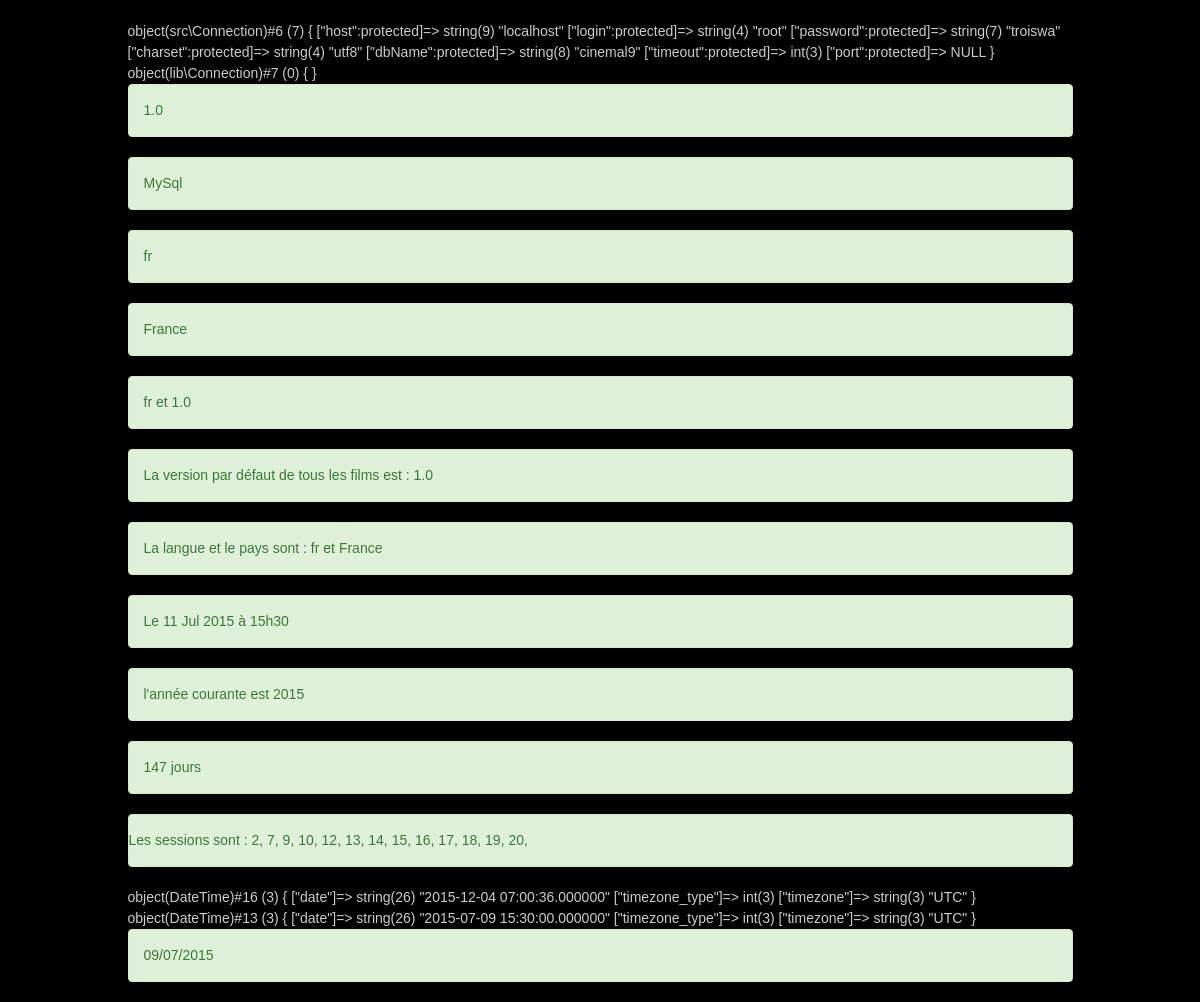
Page /appNext.php on the committed database.
### tables this page shows
CREATE TABLE `sessions` (
  `id` int(11) NOT NULL AUTO_INCREMENT,
  `movies_id` int(11) DEFAULT NULL,
  `cinema_id` int(11) DEFAULT NULL,
  `date_session` datetime DEFAULT NULL,
  `created_at` datetime DEFAULT NULL,
  `updated_at` datetime DEFAULT NULL,
  PRIMARY KEY (`id`),
  KEY `movies_id` (`movies_id`),
  KEY `movies_id_2` (`movies_id`),
  KEY `cinema_id` (`cinema_id`),
  KEY `movies_id_3` (`movies_id`,`cinema_id`),
  CONSTRAINT `sessions_ibfk_1` FOREIGN KEY (`movies_id`) REFERENCES `movies` (`id`) ON DELETE CASCADE ON UPDATE CASCADE,
  CONSTRAINT `sessions_ibfk_2` FOREIGN KEY (`cinema_id`) REFERENCES `cinema` (`id`) ON DELETE CASCADE ON UPDATE CASCADE
);

### src/Session.php (called while the page is built, shortened)
<?php
class Session {
    protected $sessionDate;
  public function __construct($sessionDate, $creationDate, $idMovie=''){
    $this->sessionDate = new DateTime($sessionDate);
  }
public function formatDateSession(){
  $formatDate = 'Le ' . $this->sessionDate->format('d') . ' ' . $this->sessionDate->format('M') . ' ' . $this->sessionDate->format('Y') . ' à ' . $this->sessionDate->format('H') . 'h' . $this->sessionDate->format('i');
return $formatDate;
}
public function returnYear(){
  $onlyYear = "l'année courante est {$this->sessionDate->format('Y')}";
return $onlyYear;
}
public function subIntervalToDate(\DateInterval $intervalDate){
  $result = $this->sessionDate->sub($intervalDate);
  var_dump($result);
return $result->format('d/m/Y');
}
public static function diffBetweenDate(Session $date1, Session $date2){
  $diffDay = date_diff($date1->sessionDate, $date2->sessionDate);
  return $diffDay->format('%a jours');
}
public static function getSessionFromDate(Connection $connection, DateTime $dateAfter){
  $req = $connection->connect()->query(
  "SELECT id FROM sessions
  WHERE date_session > '{$dateAfter->format('Y-m-d')}'
  ");
  $resultQuery = $req->fetchAll();
  return $resultQuery;
}
}
 ?>

### src/Connection.php (called while the page is built, shortened)
<?php
class Connection {
    protected $host ='localhost';
    protected $login;
    protected $password;
    protected $charset = 'utf8';
    protected $dbName;
  public function __construct($host, $login, $password, $dbName, $charset){
    $this->host = $host;
    $this->login = $login;
    $this->password = $password;
    $this->dbName = $dbName;
    $this->charset = $charset;
  }
public function connect(){
  $db = new  \PDO("mysql:host={$this->host};dbname={$this->dbName};charset={$this->charset}",$this->login,$this->password);
  return $db;
}
}
 ?>

### appNext.php (the view, shortened to what this page needs)
<?php
include 'header.php';
?>
<div class="container">
  <div class="row">
    <div class="col-md-10 col-md-offset-1">
      <br>
<?php
include 'src/Movies.php';
include 'src/Connection.php';
include 'lib/Connection.php';
include 'src/Acteur.php';
include 'src/Session.php';
$connection = new ConnectionSrc('localhost', 'root', 'troiswa', 'cinemal9', 'utf8');
$connectionLib = new ConnectionLib('localhost', 'root', 'troiswa', 'cinemal9', 'utf8');
var_dump($connection,$connectionLib);
$objetActeurOne = new Acteur($connection);
$objetActeurOne->setPrenom('Jean');
$objetActeurOne->setNom('Reno');
$objetActeurOne->setDob('1948-07-30');
$objetActeurOne->setImage('http://fr.web.img1.acsta.net/cx_160_213/b_1_d6d6d6/pictures/15/12/08/15/41/448666.jpg');
$objetActeurOne->setRecompense('Cesar Meilleur Acteur 1995');
$objetActeurOne->setFilmJoue(['Leon','Da Vinci Code','Antigang','Blindés', 'Le Premier Cercle']);
$objetFilmUn = new Movies($connection);
echo '<div class="alert alert-success">' . $objetFilmUn::VERSION . '</div>';
echo '<div class="alert alert-success">' . $connection::SGBD . '</div>';
echo '<div class="alert alert-success">' . $objetActeurOne::LANGUE . '</div>';
echo '<div class="alert alert-success">' . $objetActeurOne::PAYS . '</div>';
echo '<div class="alert alert-success">' . Acteur::LANGUE .' et '. Movies::VERSION .'</div>';
echo '<div class="alert alert-success">' . Movies::getInfoOfMovies() .'</div>';
echo '<div class="alert alert-success">' . Acteur::getLanguageFromActeur() .'</div>';
$dateOne = new Session('2015-07-11 15:30:00', '2015-01-01 12:15:01');
$dateTwo = new Session('2015-12-06 07:00:36', '2013-06-06 18:45:02');
echo '<div class="alert alert-success">' . $dateOne->formatDateSession() .'</div>';
echo '<div class="alert alert-success">' . $dateOne->returnYear() .'</div>';
echo '<div class="alert alert-success">' . Session::diffBetweenDate($dateOne, $dateTwo) .'</div>';
$prochaineSession = Session::getSessionFromDate($connection, new DateTime('2013-04-01'));
?>
<div class="alert alert-success">
  <div class="row">  Les sessions sont :
    <?php foreach ($prochaineSession as $key => $value) {?>
        <?php echo  $value['id'] . ',' ;
       } ?>
  </div>
</div>
<?php
$intervale = new DateInterval("P2D");
echo '<div class="alert alert-success">' . $dateOne->subIntervalToDate($intervale) .'</div>';
 ?>
    </div>
  </div>
</div>

### css/magister.css (style rules this page uses)
html { background:#000 url(../images/cinema.jpg) no-repeat center center fixed; min-height:100%; -webkit-background-size: cover; -moz-background-size: cover; -o-background-size: cover; background-size: cover; }
body { background:transparent; min-height:100%; -webkit-font-smoothing: antialiased; -webkit-overflow-scrolling: touch; line-height: 1.5em; font-size:14px; font-family: Helvetica, Arial, sans-serif; color:#fff; color:rgba(255,255,255,.8); font-weight: normal; }

### rows in the picture
sessions: id "2"
sessions: id "7"
sessions: id "9"
sessions: id "10"
sessions: id "12"
sessions: id "13"
sessions: id "14"
sessions: id "15"
sessions: id "16"
sessions: id "17"
sessions: id "18"
sessions: id "19"
sessions: id "20"

### other values in the picture
$objetFilmUn::VERSION "1.0"
$connection::SGBD "MySql"
$objetActeurOne::LANGUE "fr"
$objetActeurOne::PAYS "France"
Acteur::LANGUE "fr"
Movies::VERSION "1.0"
self::VERSION "1.0"
self::LANGUE "fr"
self::PAYS "France"
$dateOne->formatDateSession() "Le 11 Jul 2015 à 15h30"
$dateOne->returnYear() "l'année courante est 2015"
Session::diffBetweenDate($dateOne, $dateTwo) "147 jours"
$dateOne->subIntervalToDate($intervale) "09/07/2015"
